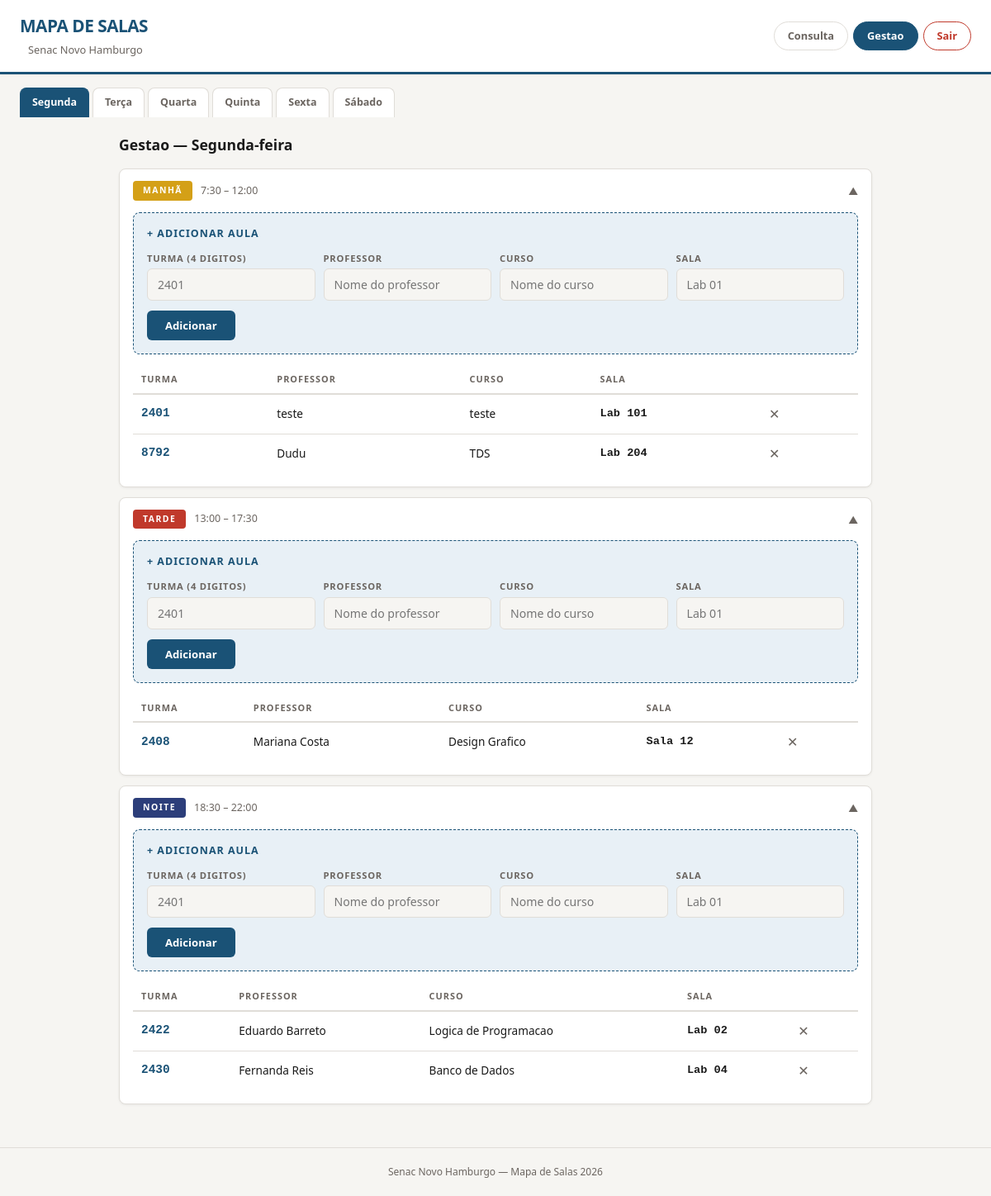
Page /admin (signed in) on the committed database.
### tables this page shows
CREATE TABLE aulas (
            id INTEGER PRIMARY KEY AUTOINCREMENT,
            dia_semana TEXT NOT NULL,
            turno TEXT NOT NULL,
            turma TEXT NOT NULL,
            professor TEXT NOT NULL,
            curso TEXT NOT NULL,
            sala TEXT NOT NULL
        );

### app.py (the view)
@app.route("/admin")
@login_required
def admin():
    dia = request.args.get("dia", "Segunda-feira")
    if dia not in DIAS:
        dia = "Segunda-feira"
    aulas_por_turno = {}
    for turno in TURNOS:
        aulas_por_turno[turno["key"]] = listar_aulas(dia, turno["key"])
    return render_template(
        "admin.html",
        dias=DIAS,
        turnos=TURNOS,
        dia_atual=dia,
        aulas_por_turno=aulas_por_turno,
    )

### app.py (called while the page is built)
def login_required(f):
    @wraps(f)
    def decorated(*args, **kwargs):
        if "user_id" not in session:
            flash("Faça login para acessar a área de gestão.", "error")
            return redirect(url_for("login"))
        return f(*args, **kwargs)
    return decorated

@app.context_processor
def inject_user():
    user = None
    if "user_id" in session:
        user = buscar_usuario_por_id(session["user_id"])
    return {"usuario_logado": user}

### models.py (called while the page is built)
def get_db():
    conn = sqlite3.connect(DB_PATH)
    conn.row_factory = sqlite3.Row  # permite acessar colunas por nome
    return conn

def buscar_usuario_por_id(user_id):
    conn = get_db()
    user = conn.execute("SELECT * FROM usuarios WHERE id = ?", (user_id,)).fetchone()
    conn.close()
    return user

def listar_aulas(dia_semana, turno):
    conn = get_db()
    aulas = conn.execute(
        "SELECT * FROM aulas WHERE dia_semana = ? AND turno = ? ORDER BY sala, turma",
        (dia_semana, turno),
    ).fetchall()
    conn.close()
    return aulas

### templates/admin.html (shortened to what this page needs)
{% extends "base.html" %}
{% block content %}
<h2 class="page-title">Gestao — {{ dia_atual }}</h2>
{% for turno in turnos %}
<section class="shift-section open">
    <div class="shift-header" onclick="this.parentElement.classList.toggle('open')">
        <span class="shift-badge shift-{{ turno.key }}">{{ turno.label }}</span>
        <span class="shift-time">{{ turno.horario }}</span>
        <span class="shift-arrow">&#9660;</span>
    </div>
    <div class="shift-body">
        <form class="admin-form" method="POST" action="{{ url_for('adicionar_aula') }}">
            <h3>+ Adicionar aula</h3>
            <div class="form-row">
                <div class="form-field">
                    <label for="turma-{{ turno.key }}">Turma (4 digitos)</label>
                    <input type="text" id="turma-{{ turno.key }}" name="turma"
                           maxlength="4" pattern="\d{4}" placeholder="2401" required>
                </div>
                <div class="form-field">
                    <label for="prof-{{ turno.key }}">Professor</label>
                    <input type="text" id="prof-{{ turno.key }}" name="professor"
                           placeholder="Nome do professor" required>
                </div>
                <div class="form-field">
                    <label for="curso-{{ turno.key }}">Curso</label>
                    <input type="text" id="curso-{{ turno.key }}" name="curso"
                           placeholder="Nome do curso" required>
                </div>
                <div class="form-field">
                    <label for="sala-{{ turno.key }}">Sala</label>
                    <input type="text" id="sala-{{ turno.key }}" name="sala"
                           placeholder="Lab 01" required>
                </div>
            </div>
            <div class="form-actions">
                <button type="submit" class="btn btn-primary">Adicionar</button>
            </div>
        </form>
        {% set aulas = aulas_por_turno[turno.key] %}
        {% if aulas %}
        <div class="table-wrap">
            <table class="room-table">
                <thead>
                    <tr>
                        <th>Turma</th>
                        <th>Professor</th>
                        <th>Curso</th>
                        <th>Sala</th>
                        <th></th>
                    </tr>
                </thead>
                <tbody>
                    {% for aula in aulas %}
                    <tr>
                        <td class="turma-cell">{{ aula.turma }}</td>
                        <td>{{ aula.professor }}</td>
                        <td>{{ aula.curso }}</td>
                        <td class="sala-cell">{{ aula.sala }}</td>
                        <td>
                            <form method="POST"
                                  action="{{ url_for('remover_aula_route', aula_id=aula.id) }}"
                                  style="display:inline"
                                  onsubmit="return confirm('Remover turma {{ aula.turma }}?')">
                                <button type="submit" class="del-btn" title="Remover">&#10005;</button>
                            </form>
                        </td>
                    </tr>
                    {% endfor %}
                </tbody>
            </table>
        </div>
        {% else %}
        <p class="empty-msg">Nenhuma aula cadastrada neste turno.</p>
        {% endif %}
    </div>
</section>
{% endfor %}
{% endblock %}

### templates/base.html (shortened to what this page needs)
<!DOCTYPE html>
<html lang="pt-BR">
<head>
    <link rel="stylesheet" href="{{ url_for('static', filename='style.css') }}">
</head>
<body>
    <header class="header">
        <div class="header-left">
            <h1 class="logo">MAPA DE SALAS</h1>
            <span class="logo-sub">Senac Novo Hamburgo</span>
        </div>
        <nav class="header-nav">
            <a href="{{ url_for('consulta') }}"
               class="nav-btn {% if request.endpoint == 'consulta' %}active{% endif %}">
                Consulta
            </a>
            {% if usuario_logado %}
                <a href="{{ url_for('admin') }}"
                   class="nav-btn {% if request.endpoint == 'admin' %}active{% endif %}">
                    Gestao
                </a>
                <a href="{{ url_for('logout') }}" class="nav-btn nav-logout">Sair</a>
            {% else %}
                <a href="{{ url_for('login') }}" class="nav-btn">Login</a>
            {% endif %}
        </nav>
    </header>
    <div class="day-tabs">
        {% for dia in dias %}
        <a href="?dia={{ dia }}"
           class="day-tab {% if dia == dia_atual %}active{% endif %}">
            {{ dia.replace('-feira', '') }}
        </a>
        {% endfor %}
    </div>
    <main class="main-content">
        {% block content %}{% endblock %}
    </main>
    <footer class="footer">
        <p>Senac Novo Hamburgo — Mapa de Salas 2026</p>
    </footer>
</body>
</html>

### rows in the picture
aulas: turma "2401", professor "teste", curso "teste", sala "Lab 101"
aulas: turma "8792", professor "Dudu", curso "TDS", sala "Lab 204"
aulas: turma "2408", professor "Mariana Costa", curso "Design Grafico", sala "Sala 12"
aulas: turma "2422", professor "Eduardo Barreto", curso "Logica de Programacao", sala "Lab 02"
aulas: turma "2430", professor "Fernanda Reis", curso "Banco de Dados", sala "Lab 04"

### other values in the picture
{{ dia.replace('-feira', '') }} "Segunda" "Terça" "Quarta" "Quinta" "Sexta" "Sábado"
{{ dia_atual }} "Segunda-feira"
{{ turno.label }} "MANHÃ" "TARDE" "NOITE"
{{ turno.horario }} "7:30 – 12:00" "13:00 – 17:30" "18:30 – 22:00"
